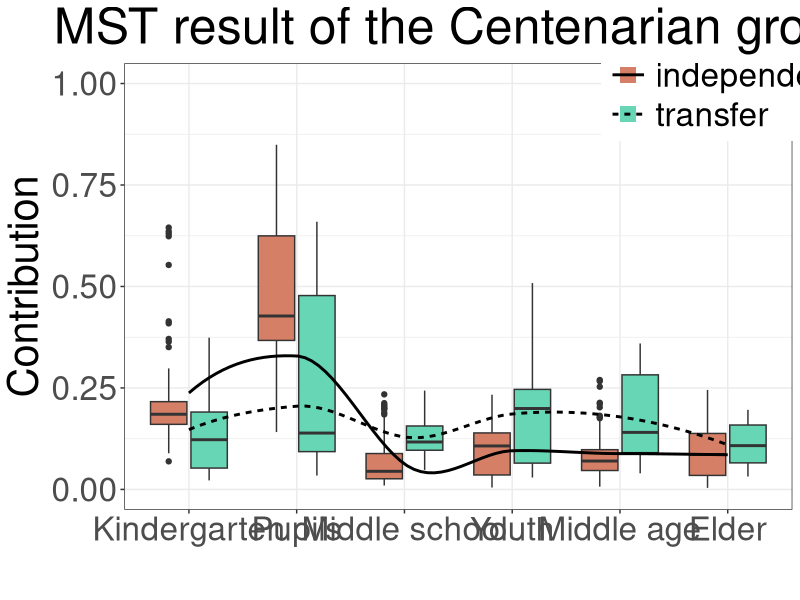

Here is the R script that generated this plot:
library(ggplot2)
library(ggpubr)
library(dplyr)
library(reshape2)

inde.Data <- read.csv('independent_result/layerMelt.csv')[, c(2,3)] 
trans.Data <- read.csv('transfer_result/layerMelt.csv')[, c(2,3)]
inde.Data['mode'] <- 'independent'
trans.Data['mode'] <- 'transfer'
bind.Data <- bind_rows(inde.Data, trans.Data)
bind.Data$Env <- factor(bind.Data$Env, levels=c('Kindergarten', 'Pupils', 'Middle school', 'Youth', 'Middle age', 'Elder'))

box.Plot <- ggplot(bind.Data)+
                geom_boxplot(aes(x=Env, y=Contribution, fill=mode), show.legend=FALSE)+
                geom_point(aes(x=Env, y=-1, color=mode), shape=15, size=5)+
                geom_smooth(aes(x=as.numeric(Env), y=Contribution, linetype=mode), 
                method='loess', color='black', se=FALSE)+
                ylim(c(0, 1))+
                xlab('')+
                ylab('Contribution')+
                scale_color_manual(values=c('#D67F67', '#66D6B4'))+
                scale_fill_manual(values=c('#D67F67', '#66D6B4'))+
                guides()+
                theme_bw()+
                labs(title='MST result of the Centenarian group')+
                theme(text=element_text(size=30),
                        plot.title=(element_text(hjust=0.5)),
                        legend.title=element_blank(),
                        legend.position=(c(0.9, 0.93)),
                        legend.key.size=unit(1, 'cm'))
ggsave('box_plot.jpg', height=10, width=15)